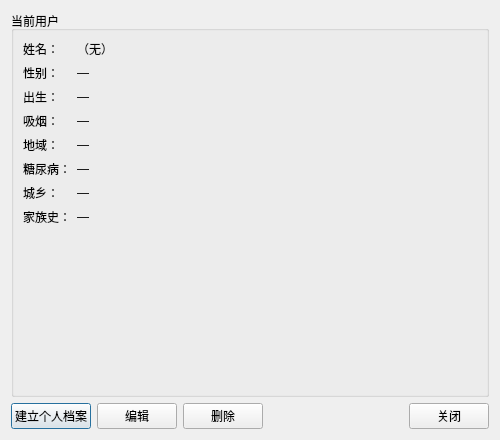
<?xml version="1.0" encoding="UTF-8"?>
<ui version="4.0">
 <class>UserManage</class>
 <widget class="QDialog" name="UserManage">
  <property name="geometry"><rect><x>0</x><y>0</y><width>500</width><height>440</height></rect></property>
  <property name="windowTitle"><string>用户管理</string></property>
  <property name="minimumSize"><size><width>440</width><height>380</height></size></property>
  <layout class="QVBoxLayout" name="mainLayout">
   <item><widget class="QGroupBox" name="currentUserGroup">
    <property name="title"><string>当前用户</string></property>
    <layout class="QFormLayout" name="formLayout">
     <item row="0" column="0"><widget class="QLabel" name="nameLabel"><property name="text"><string>姓名：</string></property></widget></item>
     <item row="0" column="1"><widget class="QLabel" name="nameValue"><property name="text"><string>（无）</string></property></widget></item>
     <item row="1" column="0"><widget class="QLabel" name="genderLabel"><property name="text"><string>性别：</string></property></widget></item>
     <item row="1" column="1"><widget class="QLabel" name="genderValue"><property name="text"><string>—</string></property></widget></item>
     <item row="2" column="0"><widget class="QLabel" name="birthLabel"><property name="text"><string>出生：</string></property></widget></item>
     <item row="2" column="1"><widget class="QLabel" name="birthValue"><property name="text"><string>—</string></property></widget></item>
     <item row="3" column="0"><widget class="QLabel" name="smokingLabel"><property name="text"><string>吸烟：</string></property></widget></item>
     <item row="3" column="1"><widget class="QLabel" name="smokingValue"><property name="text"><string>—</string></property></widget></item>
     <item row="4" column="0"><widget class="QLabel" name="regionLabel"><property name="text"><string>地域：</string></property></widget></item>
     <item row="4" column="1"><widget class="QLabel" name="regionValue"><property name="text"><string>—</string></property></widget></item>
     <item row="5" column="0"><widget class="QLabel" name="diabetesLabel"><property name="text"><string>糖尿病：</string></property></widget></item>
     <item row="5" column="1"><widget class="QLabel" name="diabetesValue"><property name="text"><string>—</string></property></widget></item>
     <item row="6" column="0"><widget class="QLabel" name="urbanLabel"><property name="text"><string>城乡：</string></property></widget></item>
     <item row="6" column="1"><widget class="QLabel" name="urbanValue"><property name="text"><string>—</string></property></widget></item>
     <item row="7" column="0"><widget class="QLabel" name="familyLabel"><property name="text"><string>家族史：</string></property></widget></item>
     <item row="7" column="1"><widget class="QLabel" name="familyValue"><property name="text"><string>—</string></property></widget></item>
    </layout>
   </widget></item>
   <item>
    <layout class="QHBoxLayout" name="buttonLayout">
     <item><widget class="QPushButton" name="newButton"><property name="text"><string>建立个人档案</string></property></widget></item>
     <item><widget class="QPushButton" name="editButton"><property name="text"><string>编辑</string></property></widget></item>
     <item><widget class="QPushButton" name="deleteButton"><property name="text"><string>删除</string></property></widget></item>
     <item><spacer name="btnSpacer"><property name="orientation"><enum>Qt::Horizontal</enum></property><property name="sizeHint"><size><width>40</width><height>20</height></size></property></spacer></item>
     <item><widget class="QPushButton" name="closeButton"><property name="text"><string>关闭</string></property></widget></item>
    </layout>
   </item>
  </layout>
 </widget>
 <resources/>
 <connections/>
</ui>
